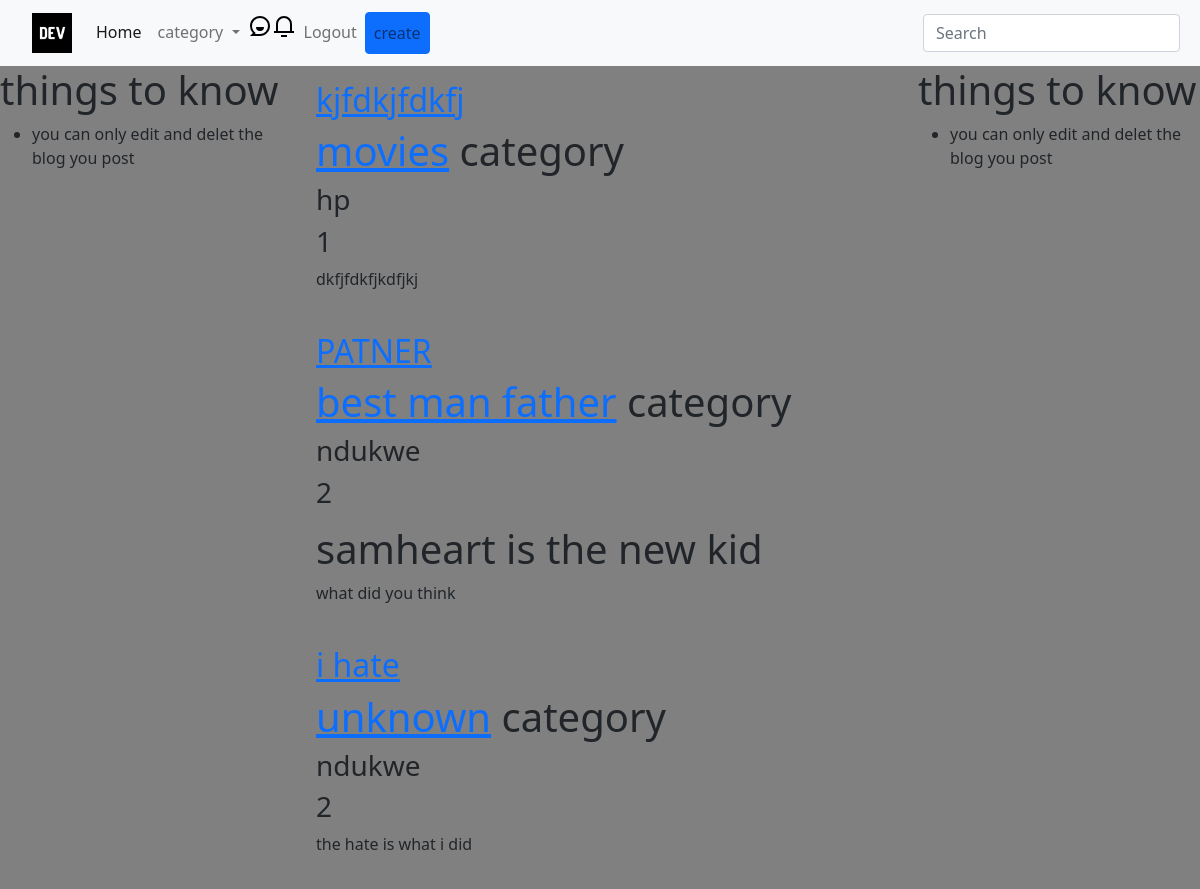
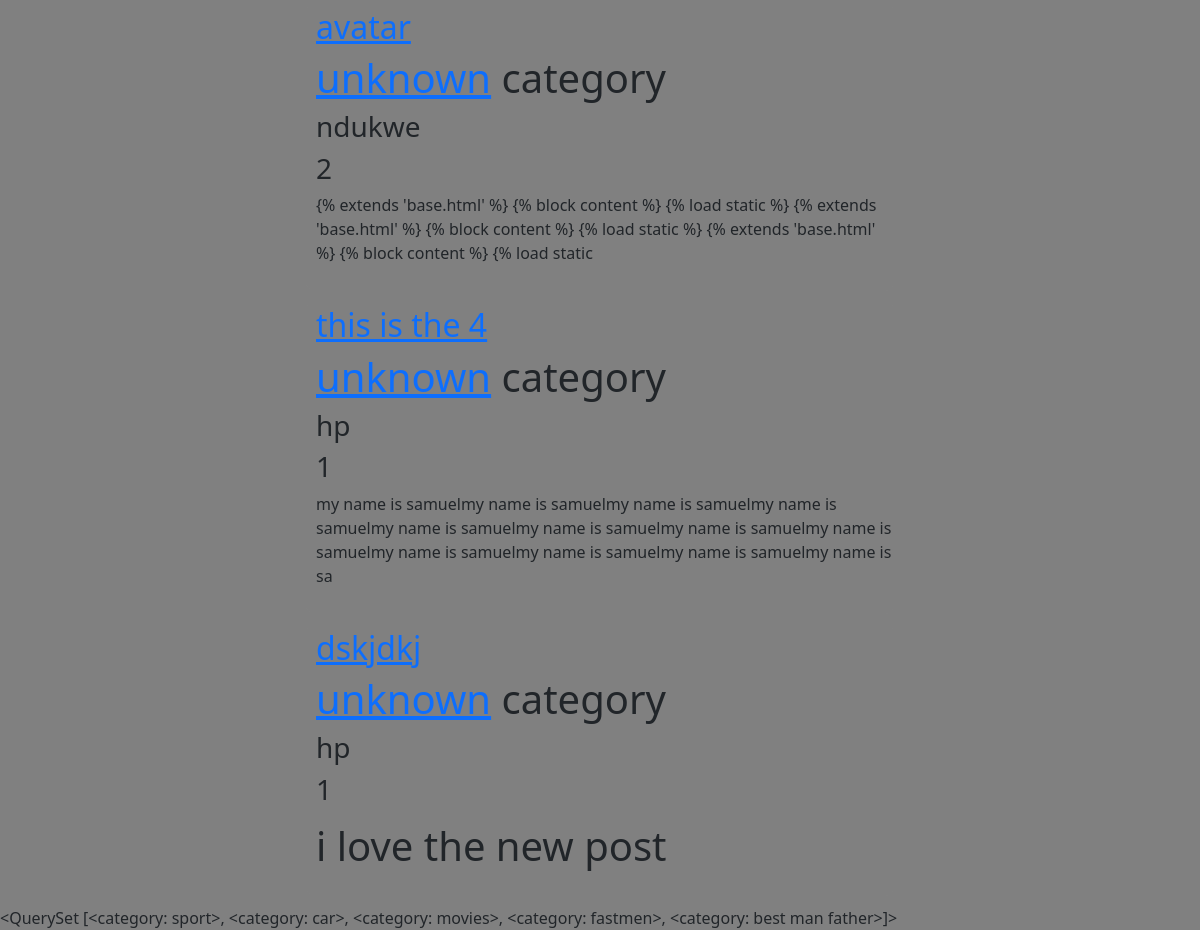
The app's page / (signed in) with its own data (2 pictures, top to bottom).
### dash/models.py (models this page shows, shortened)
class post(models.Model):
    title =models.CharField(max_length=200)
    aurthor = models.ForeignKey(User,on_delete=models.CASCADE)
    body = models.TextField()
    category = models.CharField(max_length=255, default='unknown')
    created = models.DateTimeField(editable=False)
    modified= models.DateTimeField()
    likes = models.ManyToManyField(User, related_name= 'blog_post')

class category(models.Model):
    name = models.CharField(max_length=255)
    def __str__(self):
        return self.name

### dash/views.py (the view, shortened to what this page needs)
# urls.py: path('', Bloglistview.as_view(), name="home"),
class Bloglistview(generic.ListView):
    model = post
    template_name = 'index.html'
    ordering = ['-id']
    def get_context_data(self, *args, **kargs):
        cats_menu = category.objects.all()
        context = super(Bloglistview, self).get_context_data(*args, **kargs)
        context['cats_menu'] = cats_menu
        return context

### templates/index.html (shortened to what this page needs)
{% extends 'base.html' %}
{% block content %}
{% load static %}
<div class="row">
    <div class=" col-md-3">
      <h1>things to know</h1>
      <ul>
        <li> you can only edit and delet the blog you post</li>
      </ul>
      </div>
      <div class=" col-md-6">
         {%for post in object_list%}
              <div class="landing">
                  <h2> <a href="{% url 'Blogdetail' post.pk   %}" >{{post.title}}</a> </h2>
                  <h1><a href="{% url 'category'  post.category|slugify %}"> {{post.category}}</a> category</h1>
                  <h3>  {{post.aurthor}}</h3>
                  <h3>  {{post.aurthor.id}}</h3>
                  <p> {{post.body |slice:":200" |safe}}</p>
              </div>
          {%endfor%}
    </div>
    <div class=" col-md-3">
       <h1>things to know</h1>
       <ul>
         <li> you can only edit and delet the blog you post</li>
       </ul>
    </div>
  </div>
  {{cats_menu}}
{% endblock content %}

### static/css/style.css (style rules this page uses)
body { background-color: grey; }
.landing { background-color: grey; border-radius: 10px; padding-left: 10px; padding-top: 5px; padding-bottom: 10px; margin-top: 10px; margin-bottom: 10px; }

### records on screen
post: title "kjfdkjfdkfj", category "movies", aurthor "hp", aurthor.id "1", body "dkfjfdkfjkdfjkj"
post: title "PATNER", category "best man father", aurthor "ndukwe", aurthor.id "2", body "samheart is the new kid what did you think"
post: title "i hate", category "unknown", aurthor "ndukwe", aurthor.id "2", body "the hate is what i did"
post: title "avatar", category "unknown", aurthor "ndukwe", aurthor.id "2", body "{% extends 'base.html' %} {% block content %} {% load static %} {% extends 'base.html' %} {% block content %} {% load static %} {% extends 'base.html' %} {% block content %} {% load static"
post: title "this is the 4", category "unknown", aurthor "hp", aurthor.id "1", body "my name is samuelmy name is samuelmy name is samuelmy name is samuelmy name is samuelmy name is samuelmy name is samuelmy name is samuelmy name is samuelmy name is samuelmy name is samuelmy name is sa"
post: title "dskjdkj", category "unknown", aurthor "hp", aurthor.id "1", body "i love the new post"
category: name.name "<QuerySet [<category: sport>, <category: car>, <category: movies>, <category: fastmen>, <category: best man father>]>"
